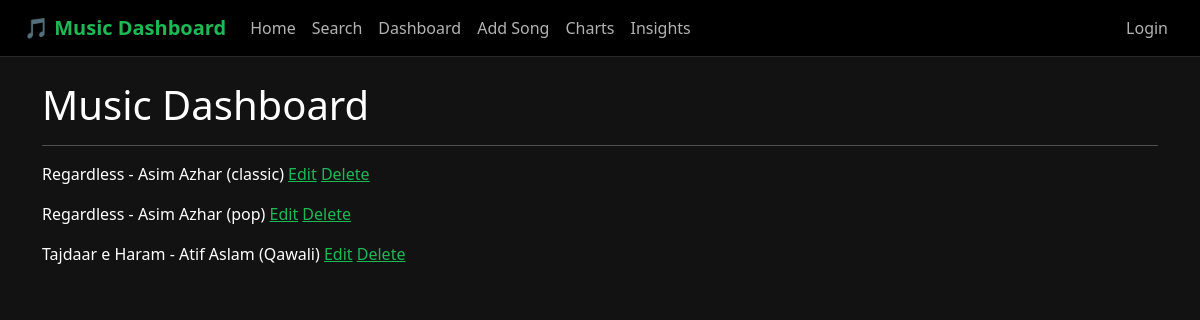
The app's page /, older data.
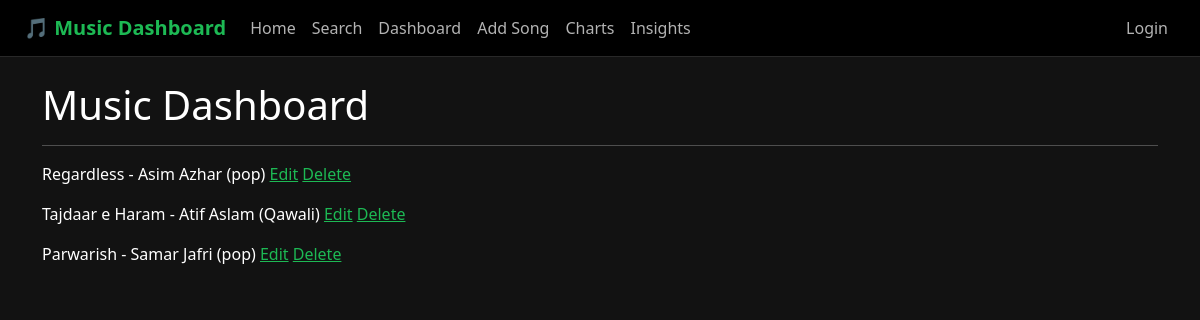
The same page, newer data.
### music_app/models.py (models this page shows, shortened)
class Song(models.Model):
    title = models.CharField(max_length=200)
    artist = models.ForeignKey(Artist, on_delete=models.CASCADE)
    genre = models.ForeignKey(Genre, on_delete=models.CASCADE)
    year = models.IntegerField(default=2020)
    popularity = models.FloatField(default=0)
    energy = models.FloatField(default=0)

class Artist(models.Model):
    name = models.CharField(max_length=200)
    def __str__(self):
        return self.name

class Genre(models.Model):
    name = models.CharField(max_length=100)
    def __str__(self):
        return self.name

### music_app/views.py (the view)
# urls.py: path('', views.home, name='home'),
def home(request):
    songs = Song.objects.all()
    return render(request, 'music_app/home.html', {'songs': songs})

### music_app/templates/music_app/home.html
{% extends 'base.html' %}
{% block content %}<h1>Music Dashboard</h1>
<hr>
{% for song in songs %}
    <p>
        {{ song.title }} - {{ song.artist }} ({{ song.genre }})
        <a href="{% url 'edit_song' song.id %}">Edit</a>
        <a href="{% url 'delete_song' song.id %}">Delete</a>
    </p>
{% empty %}
    <p>No songs yet</p>
{% endfor %}
{% endblock %}

Row changes from the older to the newer data that the page shows:
removed Song: title "Regardless", artist "Asim Azhar", genre "classic"
added Song: title "Parwarish", artist "Samar Jafri", genre "pop"
